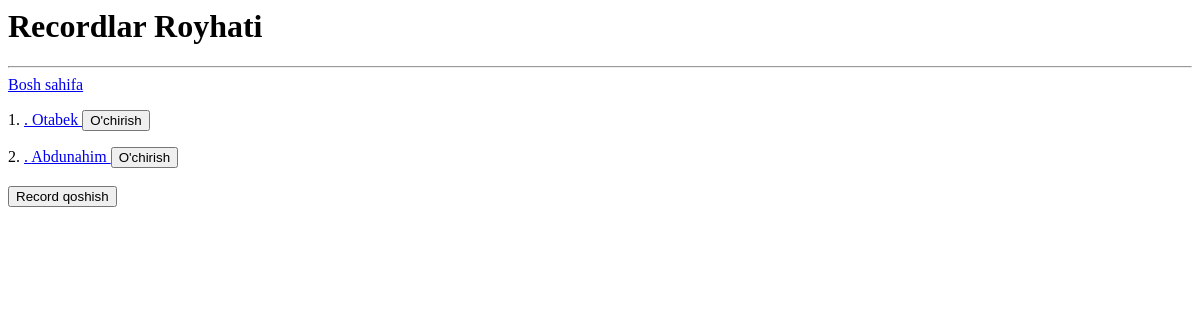
The page /recordlar/ on the database as committed earlier.
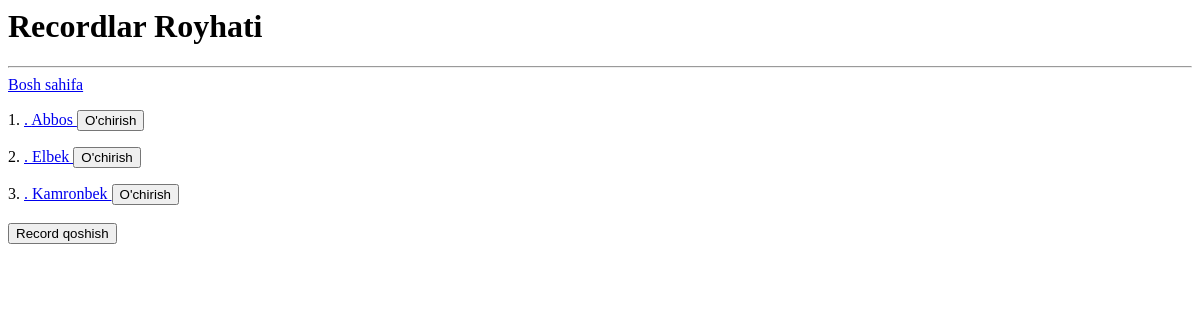
The same page on the database as committed later.
### main/models.py (models this page shows, shortened)
class Record(models.Model):
    talaba = models.ForeignKey(Talaba, on_delete=models.SET_NULL, null=True)
    kitob = models.ForeignKey(Kitob, on_delete=models.SET_NULL, null=True)
    kutubxonachi = models.ForeignKey(Kutubxonachi, on_delete=models.CASCADE, null=True)
    olingan_sana = models.DateTimeField(auto_now_add=True)
    qaytarilgan_sana = models.DateTimeField(auto_now_add=True)
    qaytardi = models.BooleanField(default=False)
    class Meta:
        verbose_name_plural = 'Recordlar'

class Talaba(models.Model):
    ism = models.CharField(max_length=50)
    yosh = models.PositiveSmallIntegerField()
    tel = models.CharField(max_length=15)
    guruh = models.CharField(max_length=50)
    kurs = models.PositiveSmallIntegerField(validators=[MinValueValidator(1), MaxValueValidator(4)],default=1)
    kitob_soni = models.PositiveSmallIntegerField(default=1)
    def __str__(self):
        return self.ism
    class Meta:
        verbose_name_plural = 'Talabalar'

### main/views.py (the view)
# urls.py: path('recordlar/', recordlar_view,name='recordlar'),
def recordlar_view(request):
    record = Record.objects.all()
    context = {"recordlar": record}
    return render(request, "recordlar.html", context)

### templates/recordlar.html
<h1>Recordlar Royhati</h1>
<hr>
<a href="/">Bosh sahifa</a>
{% for record in recordlar %}
<p>{{ forloop.counter }}.
    <a href="/recordlar/{{record.id}}/">. {{record.talaba}}
    </a>
    <a href="/recordlar/{{ record.id }}/delete/">
        <button>O'chirish</button>
    </a>
{% endfor %}
    <br><br>
<a href="/record_qoshish/">
    <button>Record qoshish</button>
</a>

Rows that differ between the two databases and show on the page:
removed Record: talaba "Otabek"
changed Record: talaba "Abdunahim" → "Abbos"
added Record: talaba "Elbek"
added Record: talaba "Kamronbek"
